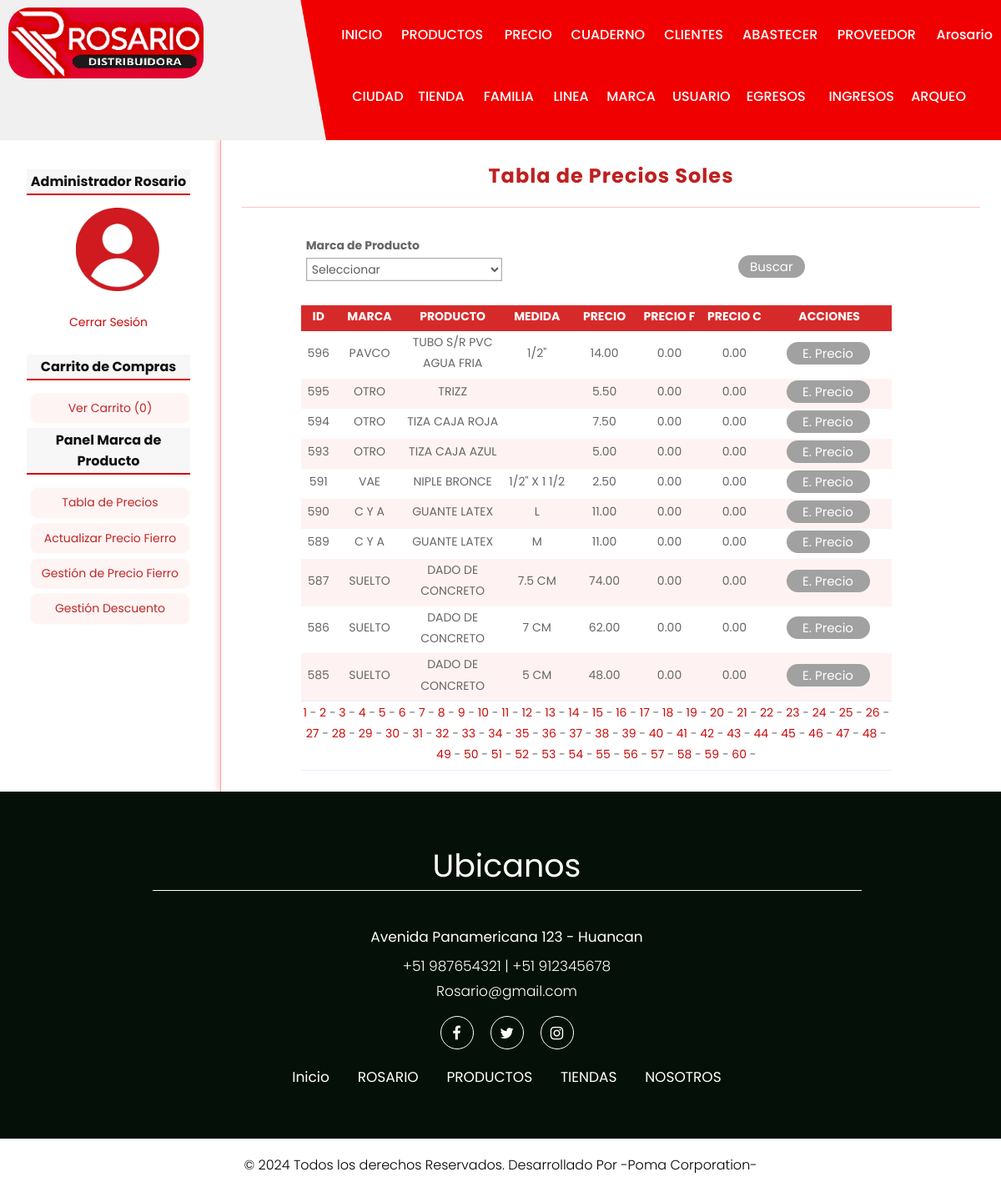
/precio/tabla (signed in), run on the app's committed database.
### tables this page shows
CREATE TABLE producto(
id              INT(255) AUTO_INCREMENT NOT NULL,
id_tienda       INT(255) NOT NULL,
id_familia      INT(255) NOT NULL,
id_linea        INT(255) NOT NULL,
id_marca        INT(255) NOT NULL,
id_descuento    INT(255) NOT NULL,
codigo          char(6),
nombre          VARCHAR(150) NOT NULL,
medida          VARCHAR(100) NOT NULL,
cantidad        INT(255) NOT NULL,
paquete         INT(100),
imagen          VARCHAR(255),
preciob         FLOAT(100,2),
preciof         FLOAT(100,2),
precioc         FLOAT(100,2),
est             CHAR(1) NOT NULL,
CONSTRAINT pk_producto PRIMARY KEY(id),
CONSTRAINT fk_producto_tienda FOREIGN KEY(id_tienda) REFERENCES tienda(id),
CONSTRAINT fk_producto_familia FOREIGN KEY(id_familia) REFERENCES familia(id),
CONSTRAINT fk_producto_linea FOREIGN KEY(id_linea) REFERENCES linea(id),
CONSTRAINT fk_producto_marca FOREIGN KEY(id_marca) REFERENCES marca(id),
CONSTRAINT fk_producto_descuento FOREIGN KEY(id_descuento) REFERENCES descuento(id)
);

CREATE TABLE marca(
id              INT(255) AUTO_INCREMENT NOT NULL,
nombre          VARCHAR(150) NOT NULL,
est             char(1) NOT NULL,
CONSTRAINT pk_marca PRIMARY KEY(id)
);

### controllers/PrecioController.php (called while the page is built, shortened)
<?Php
require_once 'models/producto.php';
class precioController{
    public function tabla(){
        if(isset($_GET['pag'])){
            $pag = $_GET['pag'];
        }else{
            $pag = 1;
        }
        $limite = 10;
        $offset = ($pag-1)*$limite;
        $precio = new producto();
        $precio->setOffset($offset);
        $precio->setLimite($limite);
        $prec = $precio->gettablaprecio();
        $total = $precio->getAlltotal();
        $totalP = ceil($total/$limite);
        $totalPag = $totalP;
        require_once 'views/precio/tablape.php';
    }
}
?>

### config/db.php (called while the page is built)
<?Php
Class Database{
    public static function connect(){
        $db = new mysqli('localhost', 'root', '', 'ferr_ros_h');
        $db->query("SET NAMES 'utf8'");
        return $db;
    }
}
?>

### models/producto.php (called while the page is built, shortened)
<?Php
class producto{
    private $limite;
    private $offset;
    private $db;
    public function __construct(){
        $this->db = Database::connect();
    }
    function getLimite(){
        return $this->limite;
    }
    function getOffset(){
        return $this->offset;
    }
    function setLimite($limite){
        $this->limite = $limite;
    }
    function setOffset($offset){
        $this->offset = $offset;
    }
    public function getAlltotal(){
        $producto  = $this->db->query("SELECT * FROM producto WHERE est = 'H'");
        return $producto->num_rows;
    }
    public function gettablaprecio(){
        $sql = "SELECT po.id, m.nombre as 'marca', l.nombre as 'linea', po.nombre, po.medida, po.preciob, po.preciof, po.precioc FROM producto po "
                . "INNER JOIN marca m ON m.id = po.id_marca INNER JOIN linea l ON l.id = po.id_linea WHERE po.est = 'H' ORDER BY id DESC LIMIT {$this->getOffset()},{$this->getLimite()};";
        $producto = $this->db->query($sql);
        return $producto;
    }
}
?>

### views/precio/tablape.php (the view, shortened to what this page needs)
<h1>Tabla de Precios Soles</h1>
<form action="<?=base_url?>precio/filtrotabla" method="POST" enctype="multipart/form-data">
    <table style="width: 75%; text-align: left; border: none;">
        <tr>
            <th style="width:250px;">
                <label class="frm" for="marca">Marca de Producto</label>
                    <select name="marca" id="">
                        <option value="">Seleccionar</option>
                    </select>
            </th>
            <th>
            <div class="fila-2" style="margin-right: 13%; margin-top: 30px;">
                <input type="submit" value="Buscar" class="button solid-colort">
            </div>
            </th>
        </tr>
    </table>
</form>
<br>
<table class="tablita">
    <tr>
        <th style="width: 20px;">ID</th>
        <th style="width: 40px;">MARCA</th>
        <th style="width: 40px;">PRODUCTO</th>
        <th style="width: 40px;">MEDIDA</th>
        <th style="width: 40px;">PRECIO</th>
        <?Php if(isset($_SESSION['admin'])): ?>
        <th style="width: 40px;">PRECIO F</th>
        <th style="width: 40px;">PRECIO C</th>
        <th style="width: 40px;">ACCIONES</th>
        <?Php endif;?>
    </tr>
    <?Php while($pr = $prec->fetch_object()): ?>
    <tr>
        <td style="width: 20px;"><?=$pr->id?></td>
        <td style="width: 40px;"><?=$pr->marca?></td>
        <td style="width: 40px;"><?=$pr->nombre?></td>
        <td style="width: 40px;"><?=$pr->medida?></td>
        <td style="width: 40px;"><?=$pr->preciob?></td>
        <?Php if(isset($_SESSION['admin'])): ?>
        <td style="width: 40px;"><?=$pr->preciof?></td>
        <td style="width: 40px;"><?=$pr->precioc?></td>
        <td style="width: 40px;">
            <a href="<?=base_url?>precio/editar&id=<?=$pr->id?>" class="button solid-colort">E. Precio</a>
        </td>
        <?Php endif;?>
    </tr>
    <?Php endwhile; ?>
</table>
<table>
    <tr>
        <td class="text-center" colspan="11">
        <?Php if(isset($totalPag)): ?>
            <?Php for($i=1; $i<=$totalPag; $i++): ?>
                <a href="<?=base_url?>precio/tabla&pag=<?=$i?>"><?=$i?></a> -
            <?Php endfor; ?>
        <?Php endif; ?>
        </td>
    </tr>
</table>

### assets/css/style.css (style rules this page uses)
* { box-sizing: border-box !important; transition: ease all 0.5s; }
html { scroll-behavior: smooth; }
body { color: #666666; font-size: 14px; font-family: poppins; line-height: 1.80857; font-weight: normal; overflow-x: hidden; }
a { color: #1f1f1f; text-decoration: none !important; outline: none !important; -webkit-transition: all .3s ease-in-out; -moz-transition: all .3s ease-in-out; -ms-transition: all .3s ease-in-out; -o-transition: all .3s ease-in-out; transition: all .3s ease-in-out; }
h1, h2, h3, h4, h5, h6 { letter-spacing: 0; font-weight: normal; position: relative; padding: 0 0 10px 0; font-weight: normal; line-height: normal; color: #111111; margin: 0; }
h1 { font-size: 24px; }
*, *::after, *::before { -webkit-box-sizing: border-box; -moz-box-sizing: border-box; box-sizing: border-box; }
a { color: #cc0a0a; text-decoration: none; outline: none !important; }
a, .btn { text-decoration: none !important; outline: none !important; -webkit-transition: all .3s ease-in-out; -moz-transition: all .3s ease-in-out; -ms-transition: all .3s ease-in-out; -o-transition: all .3s ease-in-out; transition: all .3s ease-in-out; }
label, input[type="text"], input[type="password"], input[type="email"], input[type="number"], input[type="date"], select, textarea { display: block; width: 95%; margin-top: 2px; margin-bottom: 2px; margin-left: 2%; }
input[type="text"], input[type="password"], input[type="email"], input[type="number"], input[type="date"], select, textarea { border: 1px solid #afaeae; box-shadow: 0px 0px 2px #b5b5b5 inset; background: white; padding: 2px; color: rgb(94, 94, 94); transition: all 300ms; }
input[type="button"], input[type="submit"], button, .button { display: block; border-radius: 2px; width: auto; padding: 5px; padding-left: 10px; padding-right: 10px; color: white; background: #8c8888; border: 1px solid #706464; cursor:pointer; margin-left: 2%; }
.button { background: #fff4f4; color: rgb(191, 39, 39); text-decoration: none; text-align: center; border: 1px solid #fffafa; }
.button.solid-colort { width: 100px; background-color: #a1a1a1; border: #c66363; padding: 0px 14px; margin: 1% 15%; border-radius: 14px; font-size: 15px; color: #fff; }
input[type="button"], input[type="submit"], button { display: block; margin-top: 14px; }
.frm { font-weight: bold; margin-top: 12px; }
#central h1 { font-size: 24px; color: #bf2020; font-weight: bold; letter-spacing: 1px; text-align: center; border-bottom: 1px solid #fdc5c5; margin-bottom: 20px; padding: 20px; padding-top: 0px; }
table { text-align: center; width: 80%; margin-left: 8%; border-bottom: 1px solid #ebebfd; word-wrap: break-word; }
.tablita th,td { text-align: center; padding-top: 1px; padding-bottom: 5px; }
.tablita th { background-color: #d62a2a; color: white; }
.tablita tr:nth-child(odd) { background-color: #fff2f2; }
.fila-2 { display: flex; float: right; margin-right: 1.8%; }

### data on the page
producto: id "596", id_marca.nombre "PAVCO", nombre "TUBO S/R PVC AGUA FRIA", medida "1/2\"", preciob "14.00", preciof "0.00", precioc "0.00"
producto: id "595", id_marca.nombre "OTRO", nombre "TRIZZ", preciob "5.50", preciof "0.00", precioc "0.00"
producto: id "594", id_marca.nombre "OTRO", nombre "TIZA CAJA ROJA", preciob "7.50", preciof "0.00", precioc "0.00"
producto: id "593", id_marca.nombre "OTRO", nombre "TIZA CAJA AZUL", preciob "5.00", preciof "0.00", precioc "0.00"
producto: id "591", id_marca.nombre "VAE", nombre "NIPLE BRONCE", medida "1/2\" X 1 1/2", preciob "2.50", preciof "0.00", precioc "0.00"
producto: id "590", id_marca.nombre "C Y A", nombre "GUANTE LATEX", medida "L", preciob "11.00", preciof "0.00", precioc "0.00"
producto: id "589", id_marca.nombre "C Y A", nombre "GUANTE LATEX", medida "M", preciob "11.00", preciof "0.00", precioc "0.00"
producto: id "587", id_marca.nombre "SUELTO", nombre "DADO DE CONCRETO", medida "7.5 CM", preciob "74.00", preciof "0.00", precioc "0.00"
producto: id "586", id_marca.nombre "SUELTO", nombre "DADO DE CONCRETO", medida "7 CM", preciob "62.00", preciof "0.00", precioc "0.00"
producto: id "585", id_marca.nombre "SUELTO", nombre "DADO DE CONCRETO", medida "5 CM", preciob "48.00", preciof "0.00", precioc "0.00"

### other printed values
$_SESSION['identity']->usuariof "Arosario"
$_SESSION['identity']->nombre "Administrador"
$_SESSION['identity']->apellidos "Rosario"
$stats['count'] "0"
